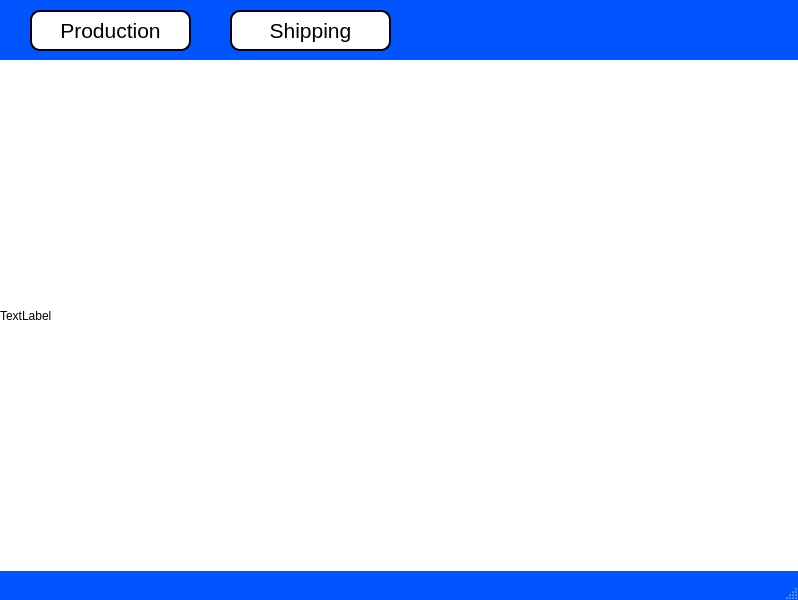
<?xml version="1.0" encoding="UTF-8"?>
<ui version="4.0">
 <class>prod_mgr_menu</class>
 <widget class="QMainWindow" name="prod_mgr_menu">
  <property name="geometry">
   <rect>
    <x>0</x>
    <y>0</y>
    <width>798</width>
    <height>600</height>
   </rect>
  </property>
  <property name="palette">
   <palette>
    <active>
     <colorrole role="WindowText">
      <brush brushstyle="SolidPattern">
       <color alpha="255">
        <red>0</red>
        <green>0</green>
        <blue>0</blue>
       </color>
      </brush>
     </colorrole>
     <colorrole role="Button">
      <brush brushstyle="SolidPattern">
       <color alpha="255">
        <red>0</red>
        <green>85</green>
        <blue>255</blue>
       </color>
      </brush>
     </colorrole>
     <colorrole role="Light">
      <brush brushstyle="SolidPattern">
       <color alpha="255">
        <red>127</red>
        <green>170</green>
        <blue>255</blue>
       </color>
      </brush>
     </colorrole>
     <colorrole role="Midlight">
      <brush brushstyle="SolidPattern">
       <color alpha="255">
        <red>63</red>
        <green>127</green>
        <blue>255</blue>
       </color>
      </brush>
     </colorrole>
     <colorrole role="Dark">
      <brush brushstyle="SolidPattern">
       <color alpha="255">
        <red>0</red>
        <green>42</green>
        <blue>127</blue>
       </color>
      </brush>
     </colorrole>
     <colorrole role="Mid">
      <brush brushstyle="SolidPattern">
       <color alpha="255">
        <red>0</red>
        <green>56</green>
        <blue>170</blue>
       </color>
      </brush>
     </colorrole>
     <colorrole role="Text">
      <brush brushstyle="SolidPattern">
       <color alpha="255">
        <red>0</red>
        <green>0</green>
        <blue>0</blue>
       </color>
      </brush>
     </colorrole>
     <colorrole role="BrightText">
      <brush brushstyle="SolidPattern">
       <color alpha="255">
        <red>255</red>
        <green>255</green>
        <blue>255</blue>
       </color>
      </brush>
     </colorrole>
     <colorrole role="ButtonText">
      <brush brushstyle="SolidPattern">
       <color alpha="255">
        <red>0</red>
        <green>0</green>
        <blue>0</blue>
       </color>
      </brush>
     </colorrole>
     <colorrole role="Base">
      <brush brushstyle="SolidPattern">
       <color alpha="255">
        <red>255</red>
        <green>255</green>
        <blue>255</blue>
       </color>
      </brush>
     </colorrole>
     <colorrole role="Window">
      <brush brushstyle="SolidPattern">
       <color alpha="255">
        <red>0</red>
        <green>85</green>
        <blue>255</blue>
       </color>
      </brush>
     </colorrole>
     <colorrole role="Shadow">
      <brush brushstyle="SolidPattern">
       <color alpha="255">
        <red>0</red>
        <green>0</green>
        <blue>0</blue>
       </color>
      </brush>
     </colorrole>
     <colorrole role="AlternateBase">
      <brush brushstyle="SolidPattern">
       <color alpha="255">
        <red>127</red>
        <green>170</green>
        <blue>255</blue>
       </color>
      </brush>
     </colorrole>
     <colorrole role="ToolTipBase">
      <brush brushstyle="SolidPattern">
       <color alpha="255">
        <red>255</red>
        <green>255</green>
        <blue>220</blue>
       </color>
      </brush>
     </colorrole>
     <colorrole role="ToolTipText">
      <brush brushstyle="SolidPattern">
       <color alpha="255">
        <red>0</red>
        <green>0</green>
        <blue>0</blue>
       </color>
      </brush>
     </colorrole>
    </active>
    <inactive>
     <colorrole role="WindowText">
      <brush brushstyle="SolidPattern">
       <color alpha="255">
        <red>0</red>
        <green>0</green>
        <blue>0</blue>
       </color>
      </brush>
     </colorrole>
     <colorrole role="Button">
      <brush brushstyle="SolidPattern">
       <color alpha="255">
        <red>0</red>
        <green>85</green>
        <blue>255</blue>
       </color>
      </brush>
     </colorrole>
     <colorrole role="Light">
      <brush brushstyle="SolidPattern">
       <color alpha="255">
        <red>127</red>
        <green>170</green>
        <blue>255</blue>
       </color>
      </brush>
     </colorrole>
     <colorrole role="Midlight">
      <brush brushstyle="SolidPattern">
       <color alpha="255">
        <red>63</red>
        <green>127</green>
        <blue>255</blue>
       </color>
      </brush>
     </colorrole>
     <colorrole role="Dark">
      <brush brushstyle="SolidPattern">
       <color alpha="255">
        <red>0</red>
        <green>42</green>
        <blue>127</blue>
       </color>
      </brush>
     </colorrole>
     <colorrole role="Mid">
      <brush brushstyle="SolidPattern">
       <color alpha="255">
        <red>0</red>
        <green>56</green>
        <blue>170</blue>
       </color>
      </brush>
     </colorrole>
     <colorrole role="Text">
      <brush brushstyle="SolidPattern">
       <color alpha="255">
        <red>0</red>
        <green>0</green>
        <blue>0</blue>
       </color>
      </brush>
     </colorrole>
     <colorrole role="BrightText">
      <brush brushstyle="SolidPattern">
       <color alpha="255">
        <red>255</red>
        <green>255</green>
        <blue>255</blue>
       </color>
      </brush>
     </colorrole>
     <colorrole role="ButtonText">
      <brush brushstyle="SolidPattern">
       <color alpha="255">
        <red>0</red>
        <green>0</green>
        <blue>0</blue>
       </color>
      </brush>
     </colorrole>
     <colorrole role="Base">
      <brush brushstyle="SolidPattern">
       <color alpha="255">
        <red>255</red>
        <green>255</green>
        <blue>255</blue>
       </color>
      </brush>
     </colorrole>
     <colorrole role="Window">
      <brush brushstyle="SolidPattern">
       <color alpha="255">
        <red>0</red>
        <green>85</green>
        <blue>255</blue>
       </color>
      </brush>
     </colorrole>
     <colorrole role="Shadow">
      <brush brushstyle="SolidPattern">
       <color alpha="255">
        <red>0</red>
        <green>0</green>
        <blue>0</blue>
       </color>
      </brush>
     </colorrole>
     <colorrole role="AlternateBase">
      <brush brushstyle="SolidPattern">
       <color alpha="255">
        <red>127</red>
        <green>170</green>
        <blue>255</blue>
       </color>
      </brush>
     </colorrole>
     <colorrole role="ToolTipBase">
      <brush brushstyle="SolidPattern">
       <color alpha="255">
        <red>255</red>
        <green>255</green>
        <blue>220</blue>
       </color>
      </brush>
     </colorrole>
     <colorrole role="ToolTipText">
      <brush brushstyle="SolidPattern">
       <color alpha="255">
        <red>0</red>
        <green>0</green>
        <blue>0</blue>
       </color>
      </brush>
     </colorrole>
    </inactive>
    <disabled>
     <colorrole role="WindowText">
      <brush brushstyle="SolidPattern">
       <color alpha="255">
        <red>0</red>
        <green>42</green>
        <blue>127</blue>
       </color>
      </brush>
     </colorrole>
     <colorrole role="Button">
      <brush brushstyle="SolidPattern">
       <color alpha="255">
        <red>0</red>
        <green>85</green>
        <blue>255</blue>
       </color>
      </brush>
     </colorrole>
     <colorrole role="Light">
      <brush brushstyle="SolidPattern">
       <color alpha="255">
        <red>127</red>
        <green>170</green>
        <blue>255</blue>
       </color>
      </brush>
     </colorrole>
     <colorrole role="Midlight">
      <brush brushstyle="SolidPattern">
       <color alpha="255">
        <red>63</red>
        <green>127</green>
        <blue>255</blue>
       </color>
      </brush>
     </colorrole>
     <colorrole role="Dark">
      <brush brushstyle="SolidPattern">
       <color alpha="255">
        <red>0</red>
        <green>42</green>
        <blue>127</blue>
       </color>
      </brush>
     </colorrole>
     <colorrole role="Mid">
      <brush brushstyle="SolidPattern">
       <color alpha="255">
        <red>0</red>
        <green>56</green>
        <blue>170</blue>
       </color>
      </brush>
     </colorrole>
     <colorrole role="Text">
      <brush brushstyle="SolidPattern">
       <color alpha="255">
        <red>0</red>
        <green>42</green>
        <blue>127</blue>
       </color>
      </brush>
     </colorrole>
     <colorrole role="BrightText">
      <brush brushstyle="SolidPattern">
       <color alpha="255">
        <red>255</red>
        <green>255</green>
        <blue>255</blue>
       </color>
      </brush>
     </colorrole>
     <colorrole role="ButtonText">
      <brush brushstyle="SolidPattern">
       <color alpha="255">
        <red>0</red>
        <green>42</green>
        <blue>127</blue>
       </color>
      </brush>
     </colorrole>
     <colorrole role="Base">
      <brush brushstyle="SolidPattern">
       <color alpha="255">
        <red>0</red>
        <green>85</green>
        <blue>255</blue>
       </color>
      </brush>
     </colorrole>
     <colorrole role="Window">
      <brush brushstyle="SolidPattern">
       <color alpha="255">
        <red>0</red>
        <green>85</green>
        <blue>255</blue>
       </color>
      </brush>
     </colorrole>
     <colorrole role="Shadow">
      <brush brushstyle="SolidPattern">
       <color alpha="255">
        <red>0</red>
        <green>0</green>
        <blue>0</blue>
       </color>
      </brush>
     </colorrole>
     <colorrole role="AlternateBase">
      <brush brushstyle="SolidPattern">
       <color alpha="255">
        <red>0</red>
        <green>85</green>
        <blue>255</blue>
       </color>
      </brush>
     </colorrole>
     <colorrole role="ToolTipBase">
      <brush brushstyle="SolidPattern">
       <color alpha="255">
        <red>255</red>
        <green>255</green>
        <blue>220</blue>
       </color>
      </brush>
     </colorrole>
     <colorrole role="ToolTipText">
      <brush brushstyle="SolidPattern">
       <color alpha="255">
        <red>0</red>
        <green>0</green>
        <blue>0</blue>
       </color>
      </brush>
     </colorrole>
    </disabled>
   </palette>
  </property>
  <property name="windowTitle">
   <string>MainWindow</string>
  </property>
  <widget class="QWidget" name="centralwidget">
   <widget class="QLabel" name="label">
    <property name="geometry">
     <rect>
      <x>0</x>
      <y>60</y>
      <width>801</width>
      <height>511</height>
     </rect>
    </property>
    <property name="palette">
     <palette>
      <active>
       <colorrole role="WindowText">
        <brush brushstyle="SolidPattern">
         <color alpha="255">
          <red>0</red>
          <green>0</green>
          <blue>0</blue>
         </color>
        </brush>
       </colorrole>
       <colorrole role="Button">
        <brush brushstyle="SolidPattern">
         <color alpha="255">
          <red>0</red>
          <green>85</green>
          <blue>255</blue>
         </color>
        </brush>
       </colorrole>
       <colorrole role="Light">
        <brush brushstyle="SolidPattern">
         <color alpha="255">
          <red>127</red>
          <green>170</green>
          <blue>255</blue>
         </color>
        </brush>
       </colorrole>
       <colorrole role="Midlight">
        <brush brushstyle="SolidPattern">
         <color alpha="255">
          <red>63</red>
          <green>127</green>
          <blue>255</blue>
         </color>
        </brush>
       </colorrole>
       <colorrole role="Dark">
        <brush brushstyle="SolidPattern">
         <color alpha="255">
          <red>0</red>
          <green>42</green>
          <blue>127</blue>
         </color>
        </brush>
       </colorrole>
       <colorrole role="Mid">
        <brush brushstyle="SolidPattern">
         <color alpha="255">
          <red>0</red>
          <green>56</green>
          <blue>170</blue>
         </color>
        </brush>
       </colorrole>
       <colorrole role="Text">
        <brush brushstyle="SolidPattern">
         <color alpha="255">
          <red>0</red>
          <green>0</green>
          <blue>0</blue>
         </color>
        </brush>
       </colorrole>
       <colorrole role="BrightText">
        <brush brushstyle="SolidPattern">
         <color alpha="255">
          <red>255</red>
          <green>255</green>
          <blue>255</blue>
         </color>
        </brush>
       </colorrole>
       <colorrole role="ButtonText">
        <brush brushstyle="SolidPattern">
         <color alpha="255">
          <red>0</red>
          <green>0</green>
          <blue>0</blue>
         </color>
        </brush>
       </colorrole>
       <colorrole role="Base">
        <brush brushstyle="SolidPattern">
         <color alpha="255">
          <red>255</red>
          <green>255</green>
          <blue>255</blue>
         </color>
        </brush>
       </colorrole>
       <colorrole role="Window">
        <brush brushstyle="SolidPattern">
         <color alpha="255">
          <red>0</red>
          <green>85</green>
          <blue>255</blue>
         </color>
        </brush>
       </colorrole>
       <colorrole role="Shadow">
        <brush brushstyle="SolidPattern">
         <color alpha="255">
          <red>0</red>
          <green>0</green>
          <blue>0</blue>
         </color>
        </brush>
       </colorrole>
       <colorrole role="AlternateBase">
        <brush brushstyle="SolidPattern">
         <color alpha="255">
          <red>127</red>
          <green>170</green>
          <blue>255</blue>
         </color>
        </brush>
       </colorrole>
       <colorrole role="ToolTipBase">
        <brush brushstyle="SolidPattern">
         <color alpha="255">
          <red>255</red>
          <green>255</green>
          <blue>220</blue>
         </color>
        </brush>
       </colorrole>
       <colorrole role="ToolTipText">
        <brush brushstyle="SolidPattern">
         <color alpha="255">
          <red>0</red>
          <green>0</green>
          <blue>0</blue>
         </color>
        </brush>
       </colorrole>
      </active>
      <inactive>
       <colorrole role="WindowText">
        <brush brushstyle="SolidPattern">
         <color alpha="255">
          <red>0</red>
          <green>0</green>
          <blue>0</blue>
         </color>
        </brush>
       </colorrole>
       <colorrole role="Button">
        <brush brushstyle="SolidPattern">
         <color alpha="255">
          <red>0</red>
          <green>85</green>
          <blue>255</blue>
         </color>
        </brush>
       </colorrole>
       <colorrole role="Light">
        <brush brushstyle="SolidPattern">
         <color alpha="255">
          <red>127</red>
          <green>170</green>
          <blue>255</blue>
         </color>
        </brush>
       </colorrole>
       <colorrole role="Midlight">
        <brush brushstyle="SolidPattern">
         <color alpha="255">
          <red>63</red>
          <green>127</green>
          <blue>255</blue>
         </color>
        </brush>
       </colorrole>
       <colorrole role="Dark">
        <brush brushstyle="SolidPattern">
         <color alpha="255">
          <red>0</red>
          <green>42</green>
          <blue>127</blue>
         </color>
        </brush>
       </colorrole>
       <colorrole role="Mid">
        <brush brushstyle="SolidPattern">
         <color alpha="255">
          <red>0</red>
          <green>56</green>
          <blue>170</blue>
         </color>
        </brush>
       </colorrole>
       <colorrole role="Text">
        <brush brushstyle="SolidPattern">
         <color alpha="255">
          <red>0</red>
          <green>0</green>
          <blue>0</blue>
         </color>
        </brush>
       </colorrole>
       <colorrole role="BrightText">
        <brush brushstyle="SolidPattern">
         <color alpha="255">
          <red>255</red>
          <green>255</green>
          <blue>255</blue>
         </color>
        </brush>
       </colorrole>
       <colorrole role="ButtonText">
        <brush brushstyle="SolidPattern">
         <color alpha="255">
          <red>0</red>
          <green>0</green>
          <blue>0</blue>
         </color>
        </brush>
       </colorrole>
       <colorrole role="Base">
        <brush brushstyle="SolidPattern">
         <color alpha="255">
          <red>255</red>
          <green>255</green>
          <blue>255</blue>
         </color>
        </brush>
       </colorrole>
       <colorrole role="Window">
        <brush brushstyle="SolidPattern">
         <color alpha="255">
          <red>0</red>
          <green>85</green>
          <blue>255</blue>
         </color>
        </brush>
       </colorrole>
       <colorrole role="Shadow">
        <brush brushstyle="SolidPattern">
         <color alpha="255">
          <red>0</red>
          <green>0</green>
          <blue>0</blue>
         </color>
        </brush>
       </colorrole>
       <colorrole role="AlternateBase">
        <brush brushstyle="SolidPattern">
         <color alpha="255">
          <red>127</red>
          <green>170</green>
          <blue>255</blue>
         </color>
        </brush>
       </colorrole>
       <colorrole role="ToolTipBase">
        <brush brushstyle="SolidPattern">
         <color alpha="255">
          <red>255</red>
          <green>255</green>
          <blue>220</blue>
         </color>
        </brush>
       </colorrole>
       <colorrole role="ToolTipText">
        <brush brushstyle="SolidPattern">
         <color alpha="255">
          <red>0</red>
          <green>0</green>
          <blue>0</blue>
         </color>
        </brush>
       </colorrole>
      </inactive>
      <disabled>
       <colorrole role="WindowText">
        <brush brushstyle="SolidPattern">
         <color alpha="255">
          <red>0</red>
          <green>42</green>
          <blue>127</blue>
         </color>
        </brush>
       </colorrole>
       <colorrole role="Button">
        <brush brushstyle="SolidPattern">
         <color alpha="255">
          <red>0</red>
          <green>85</green>
          <blue>255</blue>
         </color>
        </brush>
       </colorrole>
       <colorrole role="Light">
        <brush brushstyle="SolidPattern">
         <color alpha="255">
          <red>127</red>
          <green>170</green>
          <blue>255</blue>
         </color>
        </brush>
       </colorrole>
       <colorrole role="Midlight">
        <brush brushstyle="SolidPattern">
         <color alpha="255">
          <red>63</red>
          <green>127</green>
          <blue>255</blue>
         </color>
        </brush>
       </colorrole>
       <colorrole role="Dark">
        <brush brushstyle="SolidPattern">
         <color alpha="255">
          <red>0</red>
          <green>42</green>
          <blue>127</blue>
         </color>
        </brush>
       </colorrole>
       <colorrole role="Mid">
        <brush brushstyle="SolidPattern">
         <color alpha="255">
          <red>0</red>
          <green>56</green>
          <blue>170</blue>
         </color>
        </brush>
       </colorrole>
       <colorrole role="Text">
        <brush brushstyle="SolidPattern">
         <color alpha="255">
          <red>0</red>
          <green>42</green>
          <blue>127</blue>
         </color>
        </brush>
       </colorrole>
       <colorrole role="BrightText">
        <brush brushstyle="SolidPattern">
         <color alpha="255">
          <red>255</red>
          <green>255</green>
          <blue>255</blue>
         </color>
        </brush>
       </colorrole>
       <colorrole role="ButtonText">
        <brush brushstyle="SolidPattern">
         <color alpha="255">
          <red>0</red>
          <green>42</green>
          <blue>127</blue>
         </color>
        </brush>
       </colorrole>
       <colorrole role="Base">
        <brush brushstyle="SolidPattern">
         <color alpha="255">
          <red>0</red>
          <green>85</green>
          <blue>255</blue>
         </color>
        </brush>
       </colorrole>
       <colorrole role="Window">
        <brush brushstyle="SolidPattern">
         <color alpha="255">
          <red>0</red>
          <green>85</green>
          <blue>255</blue>
         </color>
        </brush>
       </colorrole>
       <colorrole role="Shadow">
        <brush brushstyle="SolidPattern">
         <color alpha="255">
          <red>0</red>
          <green>0</green>
          <blue>0</blue>
         </color>
        </brush>
       </colorrole>
       <colorrole role="AlternateBase">
        <brush brushstyle="SolidPattern">
         <color alpha="255">
          <red>0</red>
          <green>85</green>
          <blue>255</blue>
         </color>
        </brush>
       </colorrole>
       <colorrole role="ToolTipBase">
        <brush brushstyle="SolidPattern">
         <color alpha="255">
          <red>255</red>
          <green>255</green>
          <blue>220</blue>
         </color>
        </brush>
       </colorrole>
       <colorrole role="ToolTipText">
        <brush brushstyle="SolidPattern">
         <color alpha="255">
          <red>0</red>
          <green>0</green>
          <blue>0</blue>
         </color>
        </brush>
       </colorrole>
      </disabled>
     </palette>
    </property>
    <property name="styleSheet">
     <string notr="true">background-image: url('C:/source/pythonQSG/PyQt6 Apps/images/pharmamfg.png');
background-repeat: no-repeat;
background-position: center;
background-attachment: fixed;
background-color: white; /* Fallback color */</string>
    </property>
    <property name="text">
     <string>TextLabel</string>
    </property>
   </widget>
   <widget class="QPushButton" name="Product_Button">
    <property name="geometry">
     <rect>
      <x>30</x>
      <y>10</y>
      <width>161</width>
      <height>41</height>
     </rect>
    </property>
    <property name="font">
     <font>
      <pointsize>16</pointsize>
     </font>
    </property>
    <property name="styleSheet">
     <string notr="true">QPushButton{background-color: white;
border: 2px solid black;
border-radius: 10px;}
QPushButton:hover{background-color:rgb(85, 255, 255);
border: 2px solidrgb(85, 255, 255);
}</string>
    </property>
    <property name="text">
     <string>Production</string>
    </property>
    <property name="autoDefault">
     <bool>false</bool>
    </property>
   </widget>
   <widget class="QPushButton" name="Shipping_Button">
    <property name="geometry">
     <rect>
      <x>230</x>
      <y>10</y>
      <width>161</width>
      <height>41</height>
     </rect>
    </property>
    <property name="font">
     <font>
      <pointsize>16</pointsize>
     </font>
    </property>
    <property name="styleSheet">
     <string notr="true">QPushButton{background-color: white;
border: 2px solid black;
border-radius: 10px;}
QPushButton:hover{background-color:rgb(85, 255, 255);
border: 2px solidrgb(85, 255, 255);
}</string>
    </property>
    <property name="text">
     <string>Shipping</string>
    </property>
    <property name="autoDefault">
     <bool>false</bool>
    </property>
   </widget>
  </widget>
  <widget class="QMenuBar" name="menubar">
   <property name="geometry">
    <rect>
     <x>0</x>
     <y>0</y>
     <width>798</width>
     <height>21</height>
    </rect>
   </property>
  </widget>
  <widget class="QStatusBar" name="statusbar"/>
 </widget>
 <resources/>
 <connections/>
</ui>
